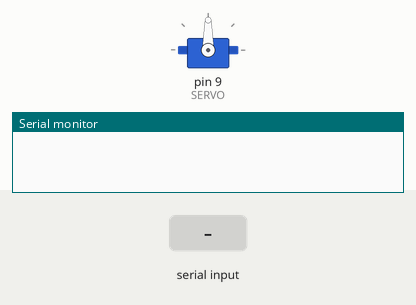
Simulated run of this sketch. Board: Arduino Uno, built with avr-gcc and run on an emulated ATmega328P. Shown: servo, the last lines printed to the serial monitor. The test bench sets the inputs (shaded band).

Above: at 1.2 s.
1.3 s: "incipe" received over Serial
At 1.8 s:
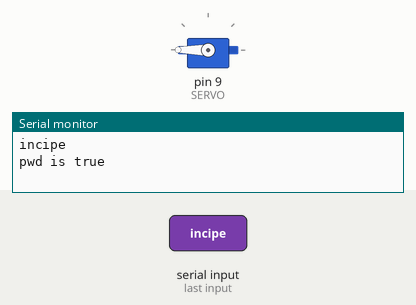
At 7.6 s:
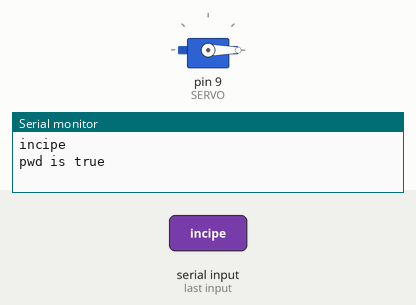
Timing chart, 0 to 9.8 s (numbered marks = the images above; inputs shaded):
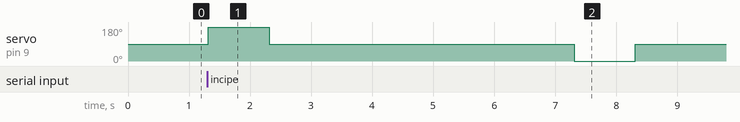

The sketch:

servo_final.ino
```cpp
#include <SoftwareSerial.h>
#include <Servo.h>

#define SERVO 9

String str = "";
Servo servo;
int pos = 0;

void setup() {
  Serial.begin(9600);
  servo.attach(SERVO);
}

void loop() {
  if (Serial.available()) {
    while (Serial.available() > 0) {
      char c = Serial.read();
      str += c;
      delay(2);
    }
    Serial.println(str);
  }
  if (str == "incipe") {
    Serial.println("pwd is true");
    servo.write(360);
    delay(1000);
    servo.write(90);
    delay(5000);
    servo.write(-360);
    delay(1000);
    servo.write(90);
  }
  str = "";
}
```

Measured:
- after the input at 1.3 s, servo on pin 9 (SERVO): 90° → 180° at once, → 90° 1.0 s later, → 0° 5.0 s later, → 90° 1.0 s later
